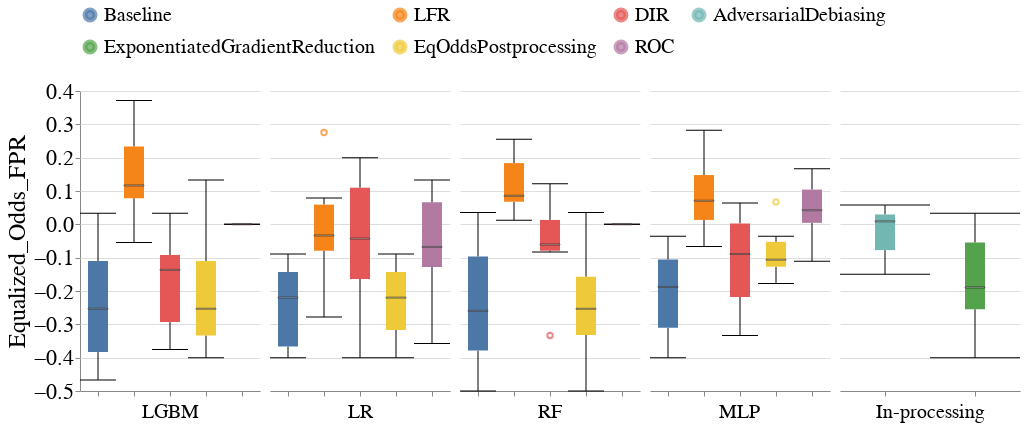

Here is the notebook cell this chart was saved with:
### Markdown cell above
### Disparity Metrics

### Code cell
create_box_plot_for_diff_interventions(all_group_metrics_df,
                                       dataset_name=DATASET_NAMES[0],
                                       metric_name='Equalized_Odds_FPR',
                                       vals_to_replace=vals_to_replace,
                                       group=SENSITIVE_ATTR_FOR_INTERVENTION)

### Figure 1 — Vega-Lite specification as saved in the notebook (floating-point values rounded to 4 significant figures; data arrays with more than 128 entries replaced by an {"elided": "..."} marker saying what was removed)
{"config": {"view": {"continuousWidth": 400, "continuousHeight": 300, "stroke": null}, "axis": {"labelFontSize": 22, "labelFontWeight": "normal", "titleFontSize": 24, "titleFontWeight": "normal"}, "facet": {"spacing": 10}, "header": {"labelFontSize": 20, "labelOrient": "bottom", "labelPadding": 5, "titleFontSize": 20}, "legend": {"columns": 4, "direction": "horizontal", "labelFontSize": 20, "labelLimit": 400, "orient": "top", "symbolStrokeWidth": 5, "titleAnchor": "middle", "titleFontSize": 22, "titleLimit": 300}, "title": {"fontSize": 20}}, "data": {"name": "data-8f5438b0c233a74578fe09a6b6ceadf1"}, "mark": {"type": "boxplot", "median": {"stroke": "black", "strokeWidth": 0.7}, "size": 20, "ticks": true}, "encoding": {"color": {"field": "Fairness_Intervention", "sort": ["Baseline", "LFR", "DIR", "AdversarialDebiasing", "ExponentiatedGradientReduction", "EqOddsPostprocessing", "ROC"], "title": null, "type": "nominal"}, "column": {"field": "Model_Name", "sort": ["LGBM", "LR", "RF", "MLP", "In-processing"], "title": null, "type": "nominal"}, "x": {"axis": {"labels": false}, "field": "Fairness_Intervention", "sort": ["Baseline", "LFR", "DIR", "AdversarialDebiasing", "ExponentiatedGradientReduction", "EqOddsPostprocessing", "ROC"], "title": null, "type": "nominal"}, "y": {"field": "Metric_Value", "scale": {"zero": false}, "title": "Equalized_Odds_FPR", "type": "quantitative"}}, "resolve": {"scale": {"x": "independent"}}, "width": 180, "$schema": "https://vega.github.io/schema/vega-lite/v4.17.0.json", "datasets": {"data-8f5438b0c233a74578fe09a6b6ceadf1": {"elided": "132 records"}}}
